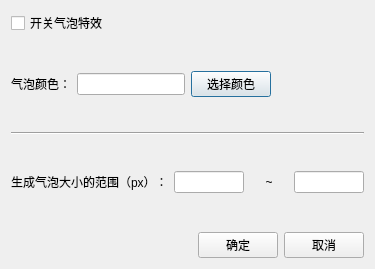
<?xml version="1.0" encoding="UTF-8"?>
<ui version="4.0">
 <class>star</class>
 <widget class="QDialog" name="star">
  <property name="geometry">
   <rect>
    <x>0</x>
    <y>0</y>
    <width>375</width>
    <height>269</height>
   </rect>
  </property>
  <property name="sizePolicy">
   <sizepolicy hsizetype="Fixed" vsizetype="Fixed">
    <horstretch>0</horstretch>
    <verstretch>0</verstretch>
   </sizepolicy>
  </property>
  <property name="maximumSize">
   <size>
    <width>375</width>
    <height>269</height>
   </size>
  </property>
  <property name="windowTitle">
   <string>气泡特效设置</string>
  </property>
  <layout class="QVBoxLayout" name="verticalLayout">
   <item>
    <widget class="QCheckBox" name="star_switch">
     <property name="maximumSize">
      <size>
       <width>100</width>
       <height>16777215</height>
      </size>
     </property>
     <property name="text">
      <string>开关气泡特效</string>
     </property>
    </widget>
   </item>
   <item>
    <spacer name="verticalSpacer_4">
     <property name="orientation">
      <enum>Qt::Vertical</enum>
     </property>
     <property name="sizeHint" stdset="0">
      <size>
       <width>20</width>
       <height>19</height>
      </size>
     </property>
    </spacer>
   </item>
   <item>
    <layout class="QHBoxLayout" name="horizontalLayout">
     <item>
      <widget class="QLabel" name="label_51">
       <property name="maximumSize">
        <size>
         <width>60</width>
         <height>32</height>
        </size>
       </property>
       <property name="text">
        <string>气泡颜色：</string>
       </property>
      </widget>
     </item>
     <item>
      <widget class="QLineEdit" name="star_color">
       <property name="sizePolicy">
        <sizepolicy hsizetype="Fixed" vsizetype="Fixed">
         <horstretch>0</horstretch>
         <verstretch>0</verstretch>
        </sizepolicy>
       </property>
      </widget>
     </item>
     <item>
      <widget class="QPushButton" name="chose_color">
       <property name="sizePolicy">
        <sizepolicy hsizetype="Fixed" vsizetype="Fixed">
         <horstretch>0</horstretch>
         <verstretch>0</verstretch>
        </sizepolicy>
       </property>
       <property name="text">
        <string>选择颜色</string>
       </property>
      </widget>
     </item>
     <item>
      <spacer name="horizontalSpacer">
       <property name="orientation">
        <enum>Qt::Horizontal</enum>
       </property>
       <property name="sizeHint" stdset="0">
        <size>
         <width>40</width>
         <height>20</height>
        </size>
       </property>
      </spacer>
     </item>
    </layout>
   </item>
   <item>
    <spacer name="verticalSpacer">
     <property name="orientation">
      <enum>Qt::Vertical</enum>
     </property>
     <property name="sizeHint" stdset="0">
      <size>
       <width>20</width>
       <height>18</height>
      </size>
     </property>
    </spacer>
   </item>
   <item>
    <widget class="Line" name="line">
     <property name="orientation">
      <enum>Qt::Horizontal</enum>
     </property>
    </widget>
   </item>
   <item>
    <spacer name="verticalSpacer_2">
     <property name="orientation">
      <enum>Qt::Vertical</enum>
     </property>
     <property name="sizeHint" stdset="0">
      <size>
       <width>20</width>
       <height>19</height>
      </size>
     </property>
    </spacer>
   </item>
   <item>
    <layout class="QHBoxLayout" name="horizontalLayout_2">
     <item>
      <widget class="QLabel" name="label">
       <property name="text">
        <string>生成气泡大小的范围（px）：</string>
       </property>
      </widget>
     </item>
     <item>
      <widget class="QLineEdit" name="starmin">
       <property name="sizePolicy">
        <sizepolicy hsizetype="Fixed" vsizetype="Fixed">
         <horstretch>0</horstretch>
         <verstretch>0</verstretch>
        </sizepolicy>
       </property>
       <property name="maximumSize">
        <size>
         <width>70</width>
         <height>16777215</height>
        </size>
       </property>
      </widget>
     </item>
     <item>
      <widget class="QLabel" name="label_2">
       <property name="maximumSize">
        <size>
         <width>40</width>
         <height>16777215</height>
        </size>
       </property>
       <property name="text">
        <string>~</string>
       </property>
       <property name="alignment">
        <set>Qt::AlignCenter</set>
       </property>
      </widget>
     </item>
     <item>
      <widget class="QLineEdit" name="starmax">
       <property name="sizePolicy">
        <sizepolicy hsizetype="Fixed" vsizetype="Fixed">
         <horstretch>0</horstretch>
         <verstretch>0</verstretch>
        </sizepolicy>
       </property>
       <property name="maximumSize">
        <size>
         <width>70</width>
         <height>16777215</height>
        </size>
       </property>
      </widget>
     </item>
    </layout>
   </item>
   <item>
    <spacer name="verticalSpacer_3">
     <property name="orientation">
      <enum>Qt::Vertical</enum>
     </property>
     <property name="sizeHint" stdset="0">
      <size>
       <width>20</width>
       <height>33</height>
      </size>
     </property>
    </spacer>
   </item>
   <item>
    <layout class="QHBoxLayout" name="horizontalLayout_3">
     <item>
      <spacer name="horizontalSpacer_2">
       <property name="orientation">
        <enum>Qt::Horizontal</enum>
       </property>
       <property name="sizeHint" stdset="0">
        <size>
         <width>188</width>
         <height>20</height>
        </size>
       </property>
      </spacer>
     </item>
     <item>
      <widget class="QPushButton" name="pushButton_3">
       <property name="text">
        <string>确定</string>
       </property>
      </widget>
     </item>
     <item>
      <widget class="QPushButton" name="pushButton_2">
       <property name="text">
        <string>取消</string>
       </property>
      </widget>
     </item>
    </layout>
   </item>
  </layout>
 </widget>
 <resources/>
 <connections>
  <connection>
   <sender>pushButton_2</sender>
   <signal>clicked()</signal>
   <receiver>star</receiver>
   <slot>reject()</slot>
   <hints>
    <hint type="sourcelabel">
     <x>324</x>
     <y>255</y>
    </hint>
    <hint type="destinationlabel">
     <x>187</x>
     <y>144</y>
    </hint>
   </hints>
  </connection>
 </connections>
</ui>
